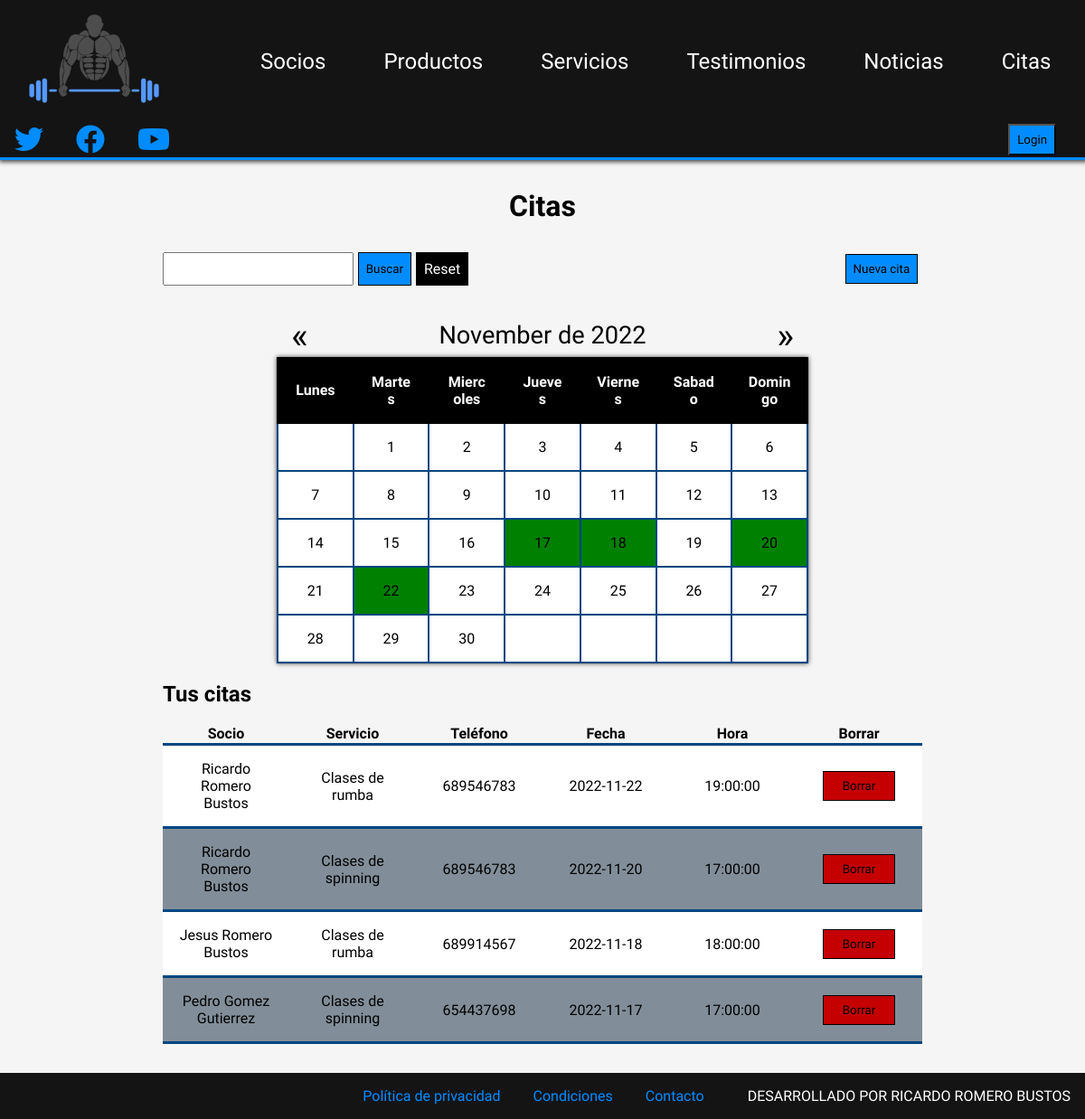
The page /php/citas.php?nuevo_mes=11&nuevo_ano=2022 on the database as committed earlier.
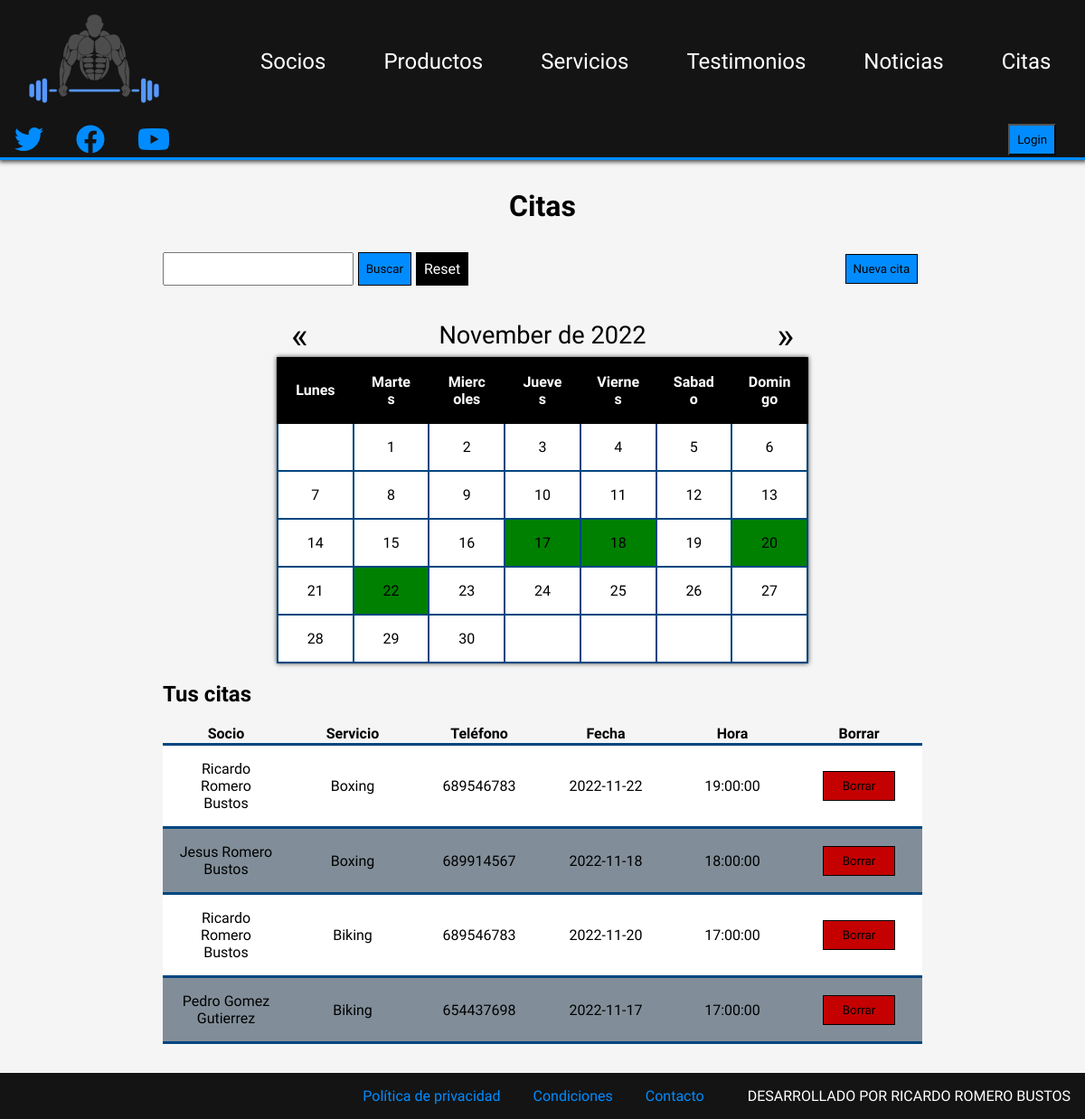
The same page on the database as committed later.
### tables this page shows
CREATE TABLE `citas` (
  `socio` bigint(20) UNSIGNED NOT NULL,
  `servicio` bigint(20) UNSIGNED NOT NULL,
  `fecha` date NOT NULL,
  `hora` time NOT NULL
);

CREATE TABLE `socio` (
  `id` bigint(20) UNSIGNED NOT NULL,
  `nombre` varchar(50) NOT NULL,
  `edad` int(2) UNSIGNED NOT NULL,
  `usuario` varchar(15) NOT NULL,
  `pass` varchar(15) NOT NULL,
  `telefono` int(9) UNSIGNED NOT NULL,
  `foto` varchar(50) NOT NULL
);

CREATE TABLE `servicio` (
  `id` bigint(20) UNSIGNED NOT NULL,
  `descripcion` varchar(80) NOT NULL,
  `duracion` int(3) UNSIGNED NOT NULL,
  `precio` double(5,2) UNSIGNED NOT NULL
);

### php/citas.php (the view, shortened to what the changed rows need)
<!DOCTYPE html>
<html lang="en">
<head>
    <link rel="stylesheet" href="../css/estilos.css">
    <link rel="stylesheet" href="https://cdnjs.cloudflare.com/ajax/libs/font-awesome/6.2.0/css/all.min.css" />
</head>
<body>
    <main>
        <section class="seccionCitas seccion">
            <h1>Citas</h1>
            <?php
                $con=conectarServidor();
                if($_GET){
                    $m=$_GET["nuevo_mes"];
                    $a=$_GET["nuevo_ano"];
                }else{
                    $marca=time();
                    $m=date('m', $marca);
                    $a=date('Y', $marca);
                }
                $marca_start=mktime(0,0,0,$m,1,$a);
                $start=date('N', $marca_start);
                $max_dias=date('t', $marca_start);
                $num_filas=ceil($max_dias/7);
                $dias=1;
                $fechas=$con->query("select distinct fecha from citas,servicio,socio where socio=socio.id and servicio=servicio.id and fecha like '%$a-$m-%'");
                $tiene_citas=false;
                while($fila_fechas=$fechas->fetch_array(MYSQLI_ASSOC)){
                    $marca_dia=strtotime($fila_fechas['fecha']);
                    $dias_con_cita[]=date('d', $marca_dia);
                    $tiene_citas=true;
                }
                echo "<table class=\"calendario\">
                <thead>
                    <tr>
                        <th>Lunes</th>
                        <th>Martes</th>
                        <th>Miercoles</th>
                        <th>Jueves</th>
                        <th>Viernes</th>
                        <th>Sabado</th>
                        <th>Domingo</th>
                    </tr>
                </thead>
                <tbody>";
                for($filas=0;$filas<$num_filas;$filas++){
                    echo "<tr>";
                    for($cols=0;$cols<7;$cols++){
                        if($dias<=$max_dias && $dias>=$start){
                            if($tiene_citas){
                                if(in_array($dias, $dias_con_cita)){
                                    echo "<td class=\"dia_cita\">$dias</td>";
                                }else{
                                    echo "<td>$dias</td>";
                                }
                                $dias++;
                            }else{
                                echo "<td>$dias</td>";
                                $dias++;
                            }
                        }else{
                            echo "<td></td>";
                            $start--;
                        }
                    }
                    echo "</tr>";
                }
                echo "</tbody>";
                echo "</table>";
                $citas=$con->query("select distinct socio,servicio,nombre,descripcion,telefono,fecha,hora from citas,servicio,socio where socio=socio.id and servicio=servicio.id and fecha like '%$a-$m-%'");
                if($citas->num_rows>0){
                    echo "<h2>Tus citas</h2>";
                    echo "<table>
                    <thead>
                        <tr>
                            <th>Socio</th>
                            <th>Servicio</th>
                            <th>Teléfono</th>
                            <th>Fecha</th>
                            <th>Hora</th>
                            <th>Borrar</th>
                        </tr>
                    </thead>
                    <tbody>";
                    while($fila_citas2=$citas->fetch_array(MYSQLI_ASSOC)){
                        echo "<tr>
                            <td>$fila_citas2[nombre]</td>
                            <td>$fila_citas2[descripcion]</td>
                            <td>$fila_citas2[telefono]</td>
                            <td>$fila_citas2[fecha]</td>
                            <td>$fila_citas2[hora]</td>
                            <td>
                                <form action=\"editar_citas.php\" method=\"post\">
                                    <input type=\"hidden\" name=\"id_socio\" value=\"$fila_citas2[socio]\">
                                    <input type=\"hidden\" name=\"id_servicio\" value=\"$fila_citas2[servicio]\">
                                    <input type=\"hidden\" name=\"fecha\" value=\"$fila_citas2[fecha]\">
                                    <input type=\"submit\" name=\"borrar_cita\" value=\"Borrar\" class=\"btn-borrar\">
                                </form>
                            </td>
                        </tr>";
                    }
                    echo "</tbody>";
                    echo "</table>";
                }
            ?>
        </section>
    </main>
</body>
</html>

Rows that differ between the two databases and show on the page:
changed through a linked row, citas (number 1 of 4 on the later page): servicio.descripcion "Clases de rumba" → "Boxing"
changed through a linked row, citas "Jesus Romero Bustos": servicio.descripcion "Clases de rumba" → "Boxing"; moves up the list
changed through a linked row, citas (number 3 of 4 on the later page): servicio.descripcion "Clases de spinning" → "Biking"
changed through a linked row, citas "Pedro Gomez Gutierrez": servicio.descripcion "Clases de spinning" → "Biking"
